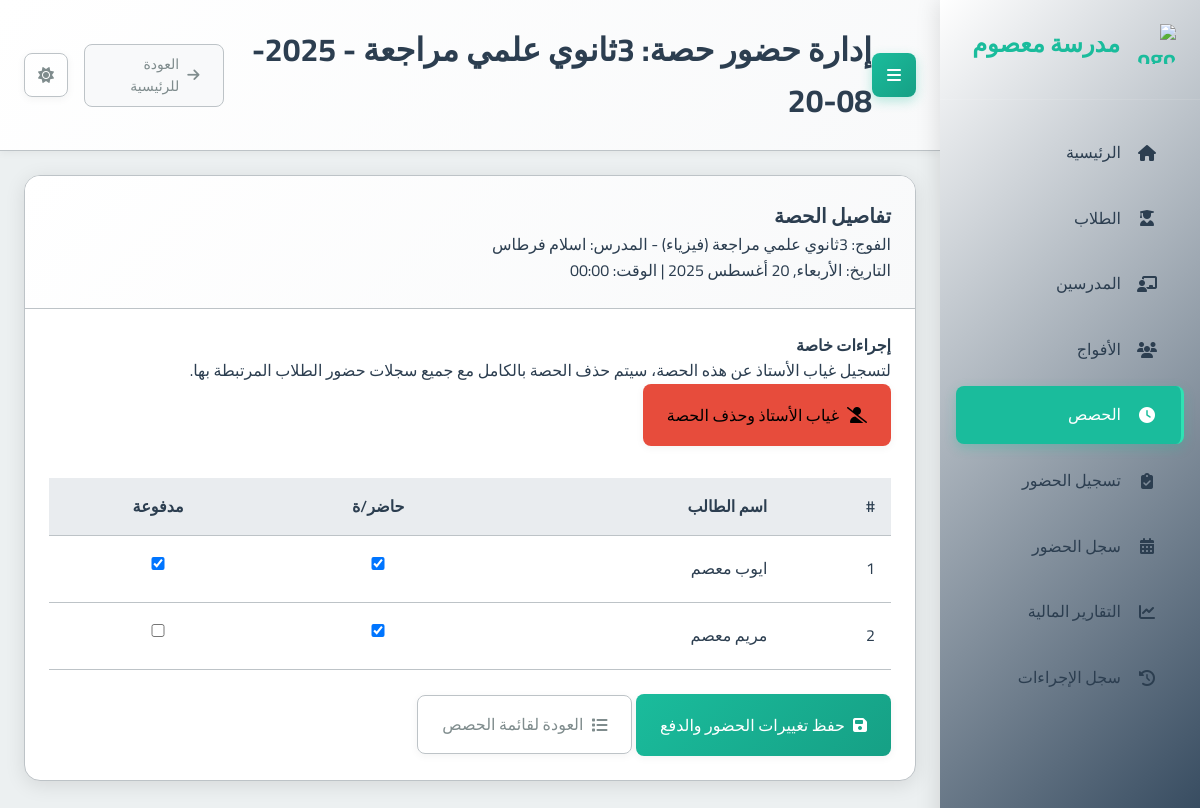
/sessions/3/manage_attendance/, run on the app's committed database.
### school_app/models.py (models this page shows, shortened)
class Session(models.Model):
    group = models.ForeignKey(Group, on_delete=models.CASCADE, related_name='sessions', verbose_name="الفوج")
    date = models.DateField(verbose_name="التاريخ")
    start_time = models.TimeField(verbose_name="وقت البدء")
    duration = models.DecimalField(max_digits=4, decimal_places=2, verbose_name="المدة (ساعات)")
    teacher_attended = models.BooleanField(default=True, verbose_name="حضور المدرس")
    teacher_compensated = models.BooleanField(default=False, verbose_name="تم تعويض المدرس")
    teacher_payment_amount = models.DecimalField(max_digits=10, decimal_places=2, default=Decimal('0.00'), verbose_name="المبلغ المدفوع للمدرس")
    created_at = models.DateTimeField(auto_now_add=True, verbose_name="تاريخ الإنشاء")
    class Meta:
        verbose_name = "حصة"
        verbose_name_plural = "الحصص"

class Group(models.Model):
    name = models.CharField(max_length=100, verbose_name="اسم الفوج")
    subject = models.ForeignKey(Subject, on_delete=models.PROTECT, verbose_name="المادة")
    teacher = models.ForeignKey(Teacher, on_delete=models.CASCADE, verbose_name="المدرس")
    academic_levels = models.ManyToManyField(AcademicLevel, verbose_name="المستويات الدراسية المتوافقة")
    price_per_4_sessions = models.DecimalField(max_digits=10, decimal_places=2, verbose_name="السعر لكل 4 حصص")
    session_day = models.IntegerField(choices=[
        (0, 'الاثنين'),
        (1, 'الثلاثاء'),
        (2, 'الأربعاء'),
        (3, 'الخميس'),
        (4, 'الجمعة'),
        (5, 'السبت'),
        (6, 'الأحد')
    ], verbose_name="يوم الحصة")
    session_start_time = models.TimeField(verbose_name="وقت بداية الحصة")
    session_duration = models.DecimalField(max_digits=4, decimal_places=2, default=1.5, verbose_name="مدة الحصة (ساعات)")
    students = models.ManyToManyField(Student, through='StudentGroup', blank=True, verbose_name="الطلاب المسجلون")
    created_at = models.DateTimeField(auto_now_add=True, verbose_name="تاريخ الإنشاء")
    is_continuous = models.BooleanField(default=False, verbose_name="فوج مستمر (تُنشأ الحصص أسبوعياً تلقائياً)")
    created_sessions_until = models.DateField(null=True, blank=True, verbose_name="تم إنشاء الحصص حتى تاريخ")
    class Meta:
        verbose_name = "فوج"
        verbose_name_plural = "الأفواج"

class Subject(models.Model):
    name = models.CharField(max_length=100, verbose_name="اسم المادة")
    class Meta:
        verbose_name = "مادة دراسية"
        verbose_name_plural = "المواد الدراسية"

class Teacher(models.Model):
    full_name = models.CharField(max_length=201, verbose_name="الاسم الكامل")
    phone_number = models.CharField(max_length=20, unique=True, verbose_name="رقم الهاتف")
    subject = models.ForeignKey(Subject, on_delete=models.PROTECT, verbose_name="المادة الأساسية")
    created_at = models.DateTimeField(auto_now_add=True, verbose_name="تاريخ الإنشاء")
    class Meta:
        verbose_name = "مدرس"
        verbose_name_plural = "المدرسون"

class Student(models.Model):
    full_name = models.CharField(max_length=201, verbose_name="الاسم الكامل")
    phone_number = models.CharField(max_length=20, unique=True, verbose_name="رقم هاتف الطالب")
    guardian_phone = models.CharField(max_length=20, verbose_name="رقم هاتف الولي")
    birth_day = models.IntegerField(verbose_name="يوم الميلاد")
    birth_month = models.IntegerField(verbose_name="شهر الميلاد")
    birth_year = models.IntegerField(verbose_name="سنة الميلاد")
    academic_level = models.ForeignKey(AcademicLevel, on_delete=models.PROTECT, verbose_name="المستوى الدراسي")
    registration_fee_paid = models.BooleanField(default=False, verbose_name="رسوم التسجيل مدفوعة")
    card_number = models.CharField(max_length=20, unique=True, blank=True, null=True, verbose_name="رقم البطاقة")
    prepaid_balance = models.DecimalField(max_digits=10, decimal_places=2, default=Decimal('0.00'), verbose_name="رصيد مدفوع مقدماً")
    created_at = models.DateTimeField(auto_now_add=True, verbose_name="تاريخ الإنشاء")
    class Meta:
        verbose_name = "طالب"
        verbose_name_plural = "الطلاب"

### school_app/views.py (the view, shortened to what this page needs)
# urls.py: path('sessions/<int:session_id>/manage_attendance/', views.manage_session_attendance, name='manage_session_attendance'),
def manage_session_attendance(request, session_id):
    session = get_object_or_404(Session.objects.select_related('group__subject', 'group__teacher'), id=session_id)
    students_in_group = session.group.students.all().order_by('full_name')
    page_title = f"إدارة حضور حصة: {session.group.name} - {session.date.strftime('%Y-%m-%d')}"
    existing_attendance_records = Attendance.objects.filter(session=session)
    attendance_data_map = {att.student_id: {
        'present': att.present,
        'paid': att.student_paid_for_session,
        'attendance_id': att.id
    } for att in existing_attendance_records}
    student_attendance_list = []
    for student in students_in_group:
        data = attendance_data_map.get(student.id, {})
        student_attendance_list.append({
            'student_id': student.id,
            'student_name': student.full_name,
            'is_present': data.get('present', False),
            'is_paid': data.get('paid', False)
        })
    context = {
        'session': session,
        'student_attendance_list': student_attendance_list,
        'page_title': page_title
    }
    return render(request, 'school_app/manage_session_attendance.html', context)

### templates/school_app/manage_session_attendance.html (shortened to what this page needs)
{% extends "base.html" %}
{% block page_title %}{{ page_title }}{% endblock %}
{% block content %}
<div class="card">
  <div class="card-header">
    <h3 class="card-title">تفاصيل الحصة</h3>
    <p class="card-subtitle text-muted">
      الفوج: {{ session.group.name }} ({{ session.group.subject.name }}) - المدرس: {{ session.group.teacher.full_name }} <br>
      التاريخ: {{ session.date|date:"l, d F Y" }} | الوقت: {{ session.start_time|time:"H:i" }}
    </p>
  </div>
  <div class="card-body">
    <div class="mb-4 p-3 border rounded bg-light">
        <h4 class="text-danger">إجراءات خاصة</h4>
        <p>لتسجيل غياب الأستاذ عن هذه الحصة، سيتم حذف الحصة بالكامل مع جميع سجلات حضور الطلاب المرتبطة بها.</p>
        <form method="POST" action="{% url 'delete_session' session.id %}" style="display: inline;">
            <button type="submit" class="btn btn-danger" onclick="return confirm('هل أنت متأكد من تسجيل غياب الأستاذ؟ سيتم حذف الحصة بشكل نهائي.');">
                <i class="fas fa-user-slash"></i> غياب الأستاذ وحذف الحصة
            </button>
        </form>
    </div>
    <form method="post">
      <div class="table-responsive">
        <table class="table table-striped table-hover">
          <thead class="thead-light">
            <tr>
              <th>#</th>
              <th>اسم الطالب</th>
              <th class="text-center">حاضر/ة</th>
              <th class="text-center">مدفوعة</th>
            </tr>
          </thead>
          <tbody>
            {% for student_data in student_attendance_list %}
              <tr>
                <td>{{ forloop.counter }}</td>
                <td>{{ student_data.student_name }}</td>
                <td class="text-center">
                  <div class="custom-control custom-checkbox">
                    <input type="checkbox" class="custom-control-input" id="student_{{ student_data.student_id }}_present" name="student_{{ student_data.student_id }}_present" value="on" {% if student_data.is_present %}checked{% endif %}>
                  </div>
                </td>
                <td class="text-center">
                  <div class="custom-control custom-checkbox">
                    <input type="checkbox" class="custom-control-input" id="student_{{ student_data.student_id }}_paid" name="student_{{ student_data.student_id }}_paid" value="on" {% if student_data.is_paid %}checked{% endif %}>
                  </div>
                </td>
              </tr>
            {% empty %}
              <tr>
                <td colspan="4" class="text-center text-muted">لا يوجد طلاب مسجلون في هذا الفوج.</td>
              </tr>
            {% endfor %}
          </tbody>
        </table>
      </div>
      <div class="mt-3">
        <button type="submit" class="btn btn-primary">
          <i class="fas fa-save"></i> حفظ تغييرات الحضور والدفع
        </button>
        <a href="{% url 'session_list' %}" class="btn btn-outline-secondary">
          <i class="fas fa-list"></i> العودة لقائمة الحصص
        </a>
      </div>
    </form>
  </div>
</div>
{% endblock %}

### static/css/main.css (style rules this page uses)
:root { --primary-color: #2c3e50; --primary-light: #34495e; --primary-darker: #1a252f; --accent-color: #1abc9c; --accent-light: #2fe2b3; --accent-dark: #16a085; --text-color: #2c3e50; --text-secondary: #7f8c8d; --text-on-primary: #ffffff; --text-on-accent: #ffffff; --text-nav: #2c3e50; --background-color: #ecf0f1; --card-background: #ffffff; --input-background: #ffffff; --border-color: #bdc3c7; --input-border-color: #bdc3c7; --success-color: #2ecc71; --warning-color: #f39c12; --error-color: #e74c3c; --info-color: #1E90FF; --table-header-background: #e9ecef; --table-row-hover-background: #f8f9fa; --box-shadow-color: rgba(0, 0, 0, 0.1); --box-shadow-color-hover: rgba(0, 0, 0, 0.15); --box-shadow-soft-color: rgba(0, 0, 0, 0.05); --subtle-background: #f8f9fa; --spacing-xs: 8px; --spacing-sm: 16px; --spacing-md: 24px; --spacing-lg: 32px; --spacing-xl: 48px; --font-family: 'Cairo', sans-serif; --font-size-xs: 12px; --font-size-sm: 14px; --font-size-md: 16px; --font-size-lg: 20px; --font-size-xl: 24px; --font-size-xxl: 32px; --border-radius-sm: 4px; --border-radius-md: 8px; --border-radius-lg: 16px; --transition-fast: 0.2s ease; --transition-normal: 0.3s ease; --transition-slow: 0.5s ease; --sidebar-width: 260px; }
* { margin: 0; padding: 0; box-sizing: border-box; direction: rtl; }
html { direction: rtl; font-size: 16px; }
body { font-family: var(--font-family); background-color: var(--background-color); color: var(--text-color); line-height: 1.6; transition: background-color var(--transition-normal), color var(--transition-normal); overflow-x: hidden; }
.btn-danger { background: var(--error-color); }
.card { background-color: var(--card-background); border-radius: var(--border-radius-lg); box-shadow: 0 4px 20px var(--box-shadow-color); margin-bottom: var(--spacing-md); overflow: hidden; transition: all var(--transition-normal); border: 1px solid var(--border-color); }
.card-header { padding: var(--spacing-md); border-bottom: 1px solid var(--border-color); background: linear-gradient(135deg, var(--card-background) 0%, var(--subtle-background) 100%); }
.card-title { font-size: var(--font-size-lg); font-weight: 600; margin: 0; color: var(--text-color); }
.card-body { padding: var(--spacing-md); color: var(--text-color); }
.btn { font-family: var(--font-family); padding: var(--spacing-sm) var(--spacing-md); border: none; border-radius: var(--border-radius-md); cursor: pointer; font-size: var(--font-size-md); font-weight: 500; text-decoration: none; display: inline-flex; align-items: center; gap: var(--spacing-xs); transition: all var(--transition-fast); box-shadow: 0 2px 8px var(--box-shadow-soft-color); }
.btn-primary { background: linear-gradient(135deg, var(--accent-color) 0%, var(--accent-dark) 100%); color: var(--text-on-accent); }
.btn-outline-secondary { background-color: transparent; border: 1px solid var(--border-color); color: var(--text-secondary); }
input, select, textarea { font-family: var(--font-family); width: 100%; padding: var(--spacing-sm); border: 1px solid var(--input-border-color); border-radius: var(--border-radius-md); background-color: var(--input-background); color: var(--text-color); font-size: var(--font-size-md); transition: all var(--transition-fast); }
.text-center { text-align: center !important; }
.mb-4 { margin-bottom: var(--spacing-lg); }
.mt-3 { margin-top: var(--spacing-md); }
table { width: 100%; border-collapse: collapse; }
th, td { padding: var(--spacing-sm); text-align: right; border-bottom: 1px solid var(--border-color); }
th { background-color: var(--table-header-background); font-weight: 600; color: var(--text-color); }

### data on the page
Session: group.name "3ثانوي علمي مراجعة", group.subject.name "فيزياء", group.teacher.full_name "اسلام فرطاس", start_time "00:00"
Student: student_name "ايوب معصم"
Student: student_name "مريم معصم"

### other printed values
{{ page_title }} "إدارة حضور حصة: 3ثانوي علمي مراجعة - 2025-08-20"
